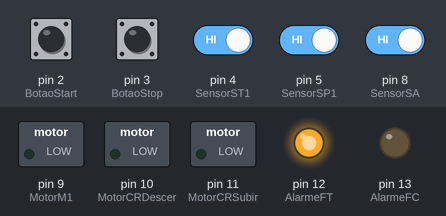
A sketch run on a simulated Arduino Uno, built with avr-gcc and run on an emulated ATmega328P. On the bench: switched loads named in the sketch (green lamp = pin HIGH), output pins drawn as LEDs (lit = HIGH). The test bench sets the inputs (shaded band); at power-on: pin 2 (BotaoStart), pin 3 (BotaoStop), pin 4 (SensorST1), pin 5 (SensorSP1), pin 8 (SensorSA) HIGH.

Above: at 1.2 s.
1.3 s: pin 4 (SensorST1) driven LOW
At 2.5 s:
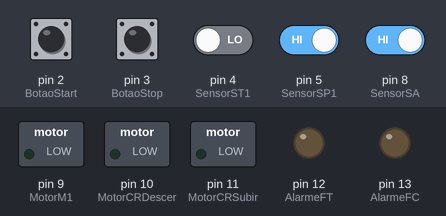
2.8 s: pin 2 (BotaoStart) pulled LOW for 0.15 s
At 3.3 s:
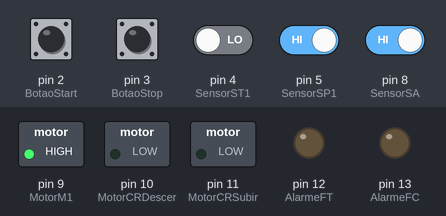
4.4 s: pin 3 (BotaoStop) pulled LOW for 0.15 s
At 5.1 s:
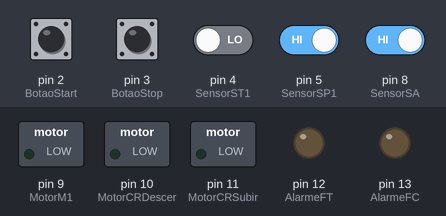
6.0 s: pin 2 (BotaoStart) pulled LOW for 1 s
At 7.0 s:
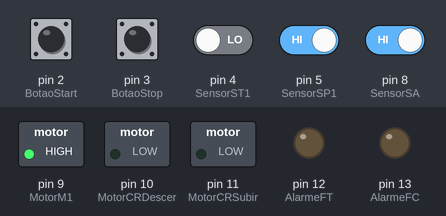
8.5 s: pin 5 (SensorSP1) driven LOW
At 9.0 s:
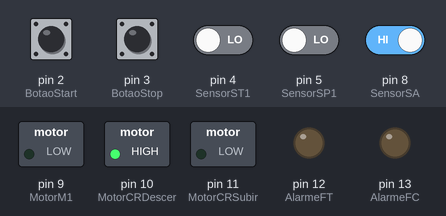
10.0 s: pin 4 (SensorST1) driven HIGH
At 10.7 s:
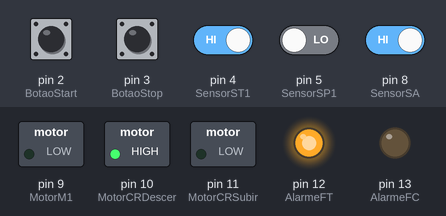
Timing chart, 0 to 12.5 s (numbered marks = the images above; inputs shaded):
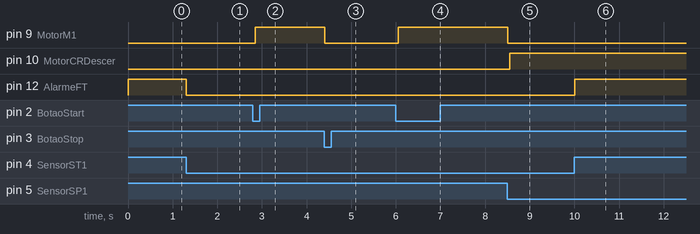

The sketch:

EX3.ino
```cpp
/* ************************************************************************

Colégio SATC
Curso Técnico em Mecatrônica
Disciplina: Sistemas Embarcados
Turma: 3191
Professor: Marcos Antonio Jeremias Coelho

Programa: Exercício 3, Envasamento e Coroamento de Garrafas (MEF)

Autor: Augusto Bredlau Pinz
Data: 14/06/2026
Versão: 1.0

************************************************************************ */
const int EstadoEspera = 0;
const int EstadoEsteiraM1 = 1;
const int EstadoCoroamentoDESC = 2;
const int EstadoCoroamentoAguarda = 3;
const int EstadoCoroamentoSub = 4;
const int EstadoAlarmeFalha = 5;
const int BotaoStart = 2;
const int BotaoStop = 3;
const int SensorST1 = 4;
const int SensorSP1 = 5;
const int SensorST2 = 6;
const int SensorSR = 7;
const int SensorSA = 8;
const int MotorM1 = 9;
const int MotorCRDescer = 10;
const int MotorCRSubir = 11;
const int AlarmeFT = 12;
const int AlarmeFC = 13;
int EstadoAtual = EstadoEspera;
unsigned long TempoCR = 0;
int ContadorGarrafas = 0;
bool GarrafaEmP2 = false;

void setup() {
  pinMode(BotaoStart, INPUT_PULLUP);
  pinMode(BotaoStop, INPUT_PULLUP);
  pinMode(SensorST1, INPUT_PULLUP);
  pinMode(SensorSP1, INPUT_PULLUP);
  pinMode(SensorST2, INPUT_PULLUP);
  pinMode(SensorSR, INPUT_PULLUP);
  pinMode(SensorSA, INPUT_PULLUP);
  pinMode(MotorM1, OUTPUT);
  pinMode(MotorCRDescer, OUTPUT);
  pinMode(MotorCRSubir, OUTPUT);
  pinMode(AlarmeFT, OUTPUT);
  pinMode(AlarmeFC, OUTPUT);
  desligarAtuadores();
}

void loop() {
  if (digitalRead(BotaoStop) == LOW) {
    EstadoAtual = EstadoEspera;
  }
  if (digitalRead(SensorST1) == HIGH && EstadoAtual != EstadoAlarmeFalha) {
    digitalWrite(AlarmeFT, HIGH);
    digitalWrite(MotorM1, LOW);
    if (EstadoAtual == EstadoEsteiraM1) {
      EstadoAtual = EstadoEspera;
    }
  } else {
    digitalWrite(AlarmeFT, LOW);
  }
  if (ContadorGarrafas >= 24 && EstadoAtual != EstadoAlarmeFalha) {
    EstadoAtual = EstadoEspera;
  }
  switch (EstadoAtual) {

    case EstadoEspera:
      desligarAtuadores();
      if (digitalRead(BotaoStart) == LOW) {
        if (ContadorGarrafas >= 24) {
          ContadorGarrafas = 0;
        }
        if (digitalRead(SensorST1) == LOW) {
          EstadoAtual = EstadoEsteiraM1;
        }
      }
      break;
    case EstadoEsteiraM1:
      digitalWrite(MotorM1, HIGH);
      digitalWrite(MotorCRDescer, LOW);
      digitalWrite(MotorCRSubir, LOW);
      if (digitalRead(SensorSP1) == LOW) {
        digitalWrite(MotorM1, LOW);
        EstadoAtual = EstadoCoroamentoDESC;
      }
      break;
    case EstadoCoroamentoDESC:
      digitalWrite(MotorCRDescer, HIGH);
      if (digitalRead(SensorSA) == LOW) {
        digitalWrite(MotorCRDescer, LOW);
        TempoCR = millis();
        EstadoAtual = EstadoCoroamentoAguarda;
      }
      break;
    case EstadoCoroamentoAguarda:
      if (millis() - TempoCR >= 2000) {
        EstadoAtual = EstadoCoroamentoSub;
      }
      break;

    case EstadoCoroamentoSub:
      digitalWrite(MotorCRSubir, HIGH);
      if (digitalRead(SensorSR) == LOW) {
        digitalWrite(MotorCRSubir, LOW);
        if (GarrafaEmP2) {
          if (digitalRead(SensorST2) == HIGH) {
            EstadoAtual = EstadoAlarmeFalha;
            break;
          } else {
            ContadorGarrafas++;
          }
        }
        GarrafaEmP2 = true;
        EstadoAtual = EstadoEsteiraM1;
      }
      break;
    case EstadoAlarmeFalha:
      desligarAtuadores();
      digitalWrite(AlarmeFC, HIGH);
      if (digitalRead(BotaoStart) == LOW) {
        digitalWrite(AlarmeFC, LOW);
        GarrafaEmP2 = false;
        EstadoAtual = EstadoEsteiraM1;
      }
      break;
  }
  delay(50);
}
void desligarAtuadores() {
  digitalWrite(MotorM1, LOW);
  digitalWrite(MotorCRDescer, LOW);
  digitalWrite(MotorCRSubir, LOW);
}
```

Measured:
- after the input at 1.3 s, pin 12 (AlarmeFT): HIGH → LOW at once
- after the input at 2.8 s, pin 9 (MotorM1): LOW → HIGH after 0.05 s
- after the input at 4.4 s, pin 9 (MotorM1): HIGH → LOW at once
- after the input at 6.0 s, pin 9 (MotorM1): LOW → HIGH after 0.05 s
- after the input at 8.5 s, pin 9 (MotorM1): HIGH → LOW at once; pin 10 (MotorCRDescer): LOW → HIGH after 0.06 s
- after the input at 10.0 s, pin 12 (AlarmeFT): LOW → HIGH at once
